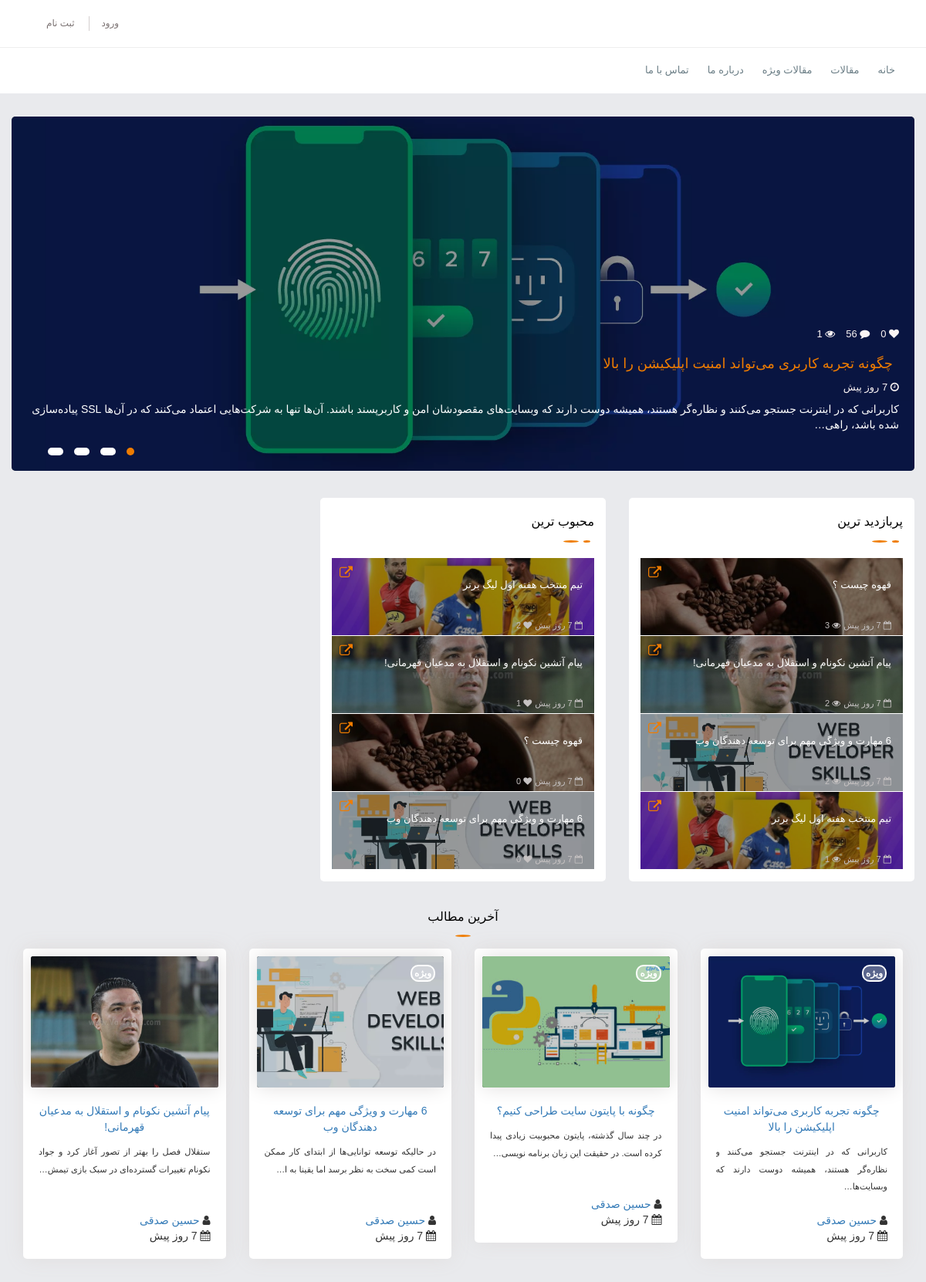
The page / on the database its author committed.
### site_module/models.py (models this page shows)
class Slider(models.Model):
    article = models.ForeignKey(Article, on_delete=models.CASCADE)

### article_module/models.py (models this page shows, shortened)
class Article(models.Model):
    STATUS = (
        ('publish', 'انتشار'),
        ('draft', 'پیش نویس'),
        ('lock', 'در حال برسی ...'),
        ('back', 'برگشت داده شده')
    )
    title = models.CharField(max_length=50, unique=True, db_index=True)
    slug = models.SlugField(max_length=150, unique=True, db_index=True)
    image = models.ImageField(upload_to='images/article_images')
    category = models.ManyToManyField(ArticleCategory, related_name='category')
    text = models.TextField()
    author = models.ForeignKey(User, on_delete=models.CASCADE, null=True, blank=True, related_name='users')
    is_special = models.BooleanField(default=False)
    status = models.CharField(choices=STATUS, default='draft', max_length=20)
    create_date = models.DateTimeField(auto_now_add=True)
    edit_date = models.DateTimeField(auto_now=True, null=True, blank=True)
    publish_date = models.DateTimeField(null=True, blank=True)
    is_update = models.BooleanField(default=False, null=True, blank=True)

### account_module/models.py (models this page shows, shortened)
class User(AbstractUser):
    email_active_code = models.CharField(max_length=100, null=True, blank=True, unique=True, verbose_name='کد فعال سازی')
    phone_number = models.IntegerField(null=True, blank=True, unique=True, verbose_name='شماره تلفن همراه')
    profile_image = models.ImageField(upload_to='images/profile_images', null=True, blank=True, verbose_name='عکس پروفایل')
    is_special_user = models.BooleanField(verbose_name='کاربر ویژه / عادی')
    is_author = models.BooleanField(default=False)
    about_user = models.TextField(null=True, blank=True)
    class Meta:
        verbose_name = 'کاربر'
        verbose_name_plural = 'کاربران'

### article_module/views.py (the view)
# urls.py: path('', views.HomeView.as_view(), name='home-page'),
class HomeView(TemplateView):
    template_name = 'article_module/index.html'
    def get_context_data(self, **kwargs):
        context = super().get_context_data()
        context['sliders'] = Slider.objects.all()
        context['most_view_articles'] = Article.objects.annotate(view_count=Count('articleview')).filter(status='publish').order_by('-view_count')[:4]
        context['most_favorite_articles'] = Article.objects.annotate(like_count=Sum('articlelikes')).filter(status='publish').order_by('-like_count')[:4]
        context['last_articles'] = Article.objects.all().order_by('-create_date')[:4]
        return context

### polls/templatetags/poll_extras.py (called while the page is built)
@register.filter(name='jalali_date_humanize')
def jalali_date_humanize(date):
    _t = humanize.i18n.activate("fa_IR")
    return humanize.naturaltime(date, minimum_unit='microseconds')

### article_module/templates/article_module/index.html (shortened to what this page needs)
{% extends 'shared/layout.html' %}
{% load static %}
{% load poll_extras %}
{% block content %}
    {% include 'includes/index-includes/slider.html' %}
    <div class="main-content">
        <div class="container-fluid">
            <div class="row">
                {% include 'includes/index-includes/most-view.html' %}
                {% include 'includes/index-includes/most-favorite.html' %}
                <div class="col-md-4">
                </div>
            </div>
        </div>
        {% include 'includes/index-includes/last-articles.html' %}
    </div>
{% endblock %}

### templates/includes/index-includes/slider.html (shortened to what this page needs)
{% load poll_extras %}
<div class="container-fluid">
    <div class="row">
        <div class="col-md-12">
            <div class="main-slider-box">
                <div class="owl-carousel owl-theme main-slider">
                    {% if sliders %}
                        {% for slider in sliders %}
                            <div class="item">
                                <figure>
                                    <a href="{% url 'article-detail-page' slug=slider.article.slug %}">
                                        <img src="{{ slider.article.image.url }}" alt="">
                                    </a>
                                    <figcaption class="desc-fig">
                                        <span style="display: inline-block; margin-left: 10px;" class="d-inline-block m-l-2"><i class="fa fa-heart"></i> {{ slider.article.articlelikes_set.all.count }}</span>
                                        <span style="display: inline-block; margin-left: 10px;" class="d-inline-block"><i class="fa fa-comment"></i> 56</span>
                                        <span style="display: inline-block; margin-left: 10px;" class="d-inline-block"><i class="fa fa-eye"></i> {{ slider.article.articleview_set.all.count }}</span>
                                        <a href="{% url 'article-detail-page' slug=slider.article.slug %}">
                                            <h3>{{ slider.article.title }}</h3>
                                        </a>
                                        <span><i class="fa fa-clock-o"></i> {{ slider.article.create_date|jalali_date_humanize }}</span>
                                        <p>
                                            {{ slider.article.text|truncatechars_html:'200' }}
                                        </p>
                                    </figcaption>
                                </figure>
                            </div>
                        {% endfor %}
                    {% endif %}
                </div>
            </div>
        </div>
    </div>
</div>

### templates/includes/index-includes/most-view.html
{% load static %}
{% load poll_extras %}
<div class="col-md-4">
    <div class="r-sidebar">
        <div class="special-posts">
            <span class="title">پربازدید ترین</span><br>
            {% for most_view_article in most_view_articles %}
                <div class="special-box">
                    <a href="{% url 'article-detail-page' slug=most_view_article.slug %}">
                        <figure>
                            <img src="{{ most_view_article.image.url }}" alt="">
                            <figcaption class="txt">
                                <h4>{{ most_view_article.title }}</h4>
                                <span><i class="fa fa-calendar-o"></i> {{ most_view_article.create_date|jalali_date_humanize}}</span>
                                <span><i class="fa fa-eye"></i> {{ most_view_article.articleview_set.all.count }}</span>
                            </figcaption>
                            <figcaption class="link"><i class="fa fa-external-link"></i>
                            </figcaption>
                        </figure>
                    </a>
                </div>
            {% endfor %}
        </div>
    </div>
</div>

### templates/includes/index-includes/most-favorite.html
{% load poll_extras %}
<div class="col-md-4">
    <div class="r-sidebar">
        <div class="special-posts">
            <span class="title">محبوب ترین</span><br>
            {% for article in most_favorite_articles %}
                <div class="special-box">
                    <a href="{% url 'article-detail-page' slug=article.slug %}">
                        <figure>
                            <img src="{{ article.image.url }}" alt="">
                            <figcaption class="txt">
                                <h4>{{ article.title }}</h4>
                                <span><i class="fa fa-calendar-o"></i> {{ article.create_date|jalali_date_humanize }}</span>
                                <span><i class="fa fa-heart"></i> {{ article.articlelikes_set.all.count }}</span>
                            </figcaption>
                            <figcaption class="link"><i class="fa fa-external-link"></i>
                            </figcaption>
                        </figure>
                    </a>
                </div>
            {% endfor %}
        </div>
    </div>
</div>

### templates/includes/index-includes/last-articles.html (shortened to what this page needs)
{% load poll_extras %}
<div class="latest-posts">
    <div class="container-fluid">
        <div class="blog-title-span">
            <span class="title">آخرین مطالب</span>
        </div>
        {% for article in last_articles %}
            <div class="col-md-3">
                <div class="post-box">
                    <a href="{% url 'article-detail-page' slug=article.slug %}">
                        <figure>
                            <img src="{{ article.image.url }}" alt="">
                            {% if article.is_special %}
                                <figcaption class="view">
                                    <span class="badge bg-danger">ویژه</span>
                                </figcaption>
                            {% endif %}
                        </figure>
                    </a>
                    <div class="text-p">
                        <h4 class="text-center"><a href="">{{ article.title }}</a></h4>
                        <p class="article-box_body-font-size">
                            {{ article.text|truncatechars:'85' }}
                        </p>
                        <div>
                            <div>
                                <i class="fa fa-user"></i>
                                <a>
                                    {% if article.author.get_full_name %}
                                        {{ article.author.get_full_name }}
                                    {% else %}
                                        {{ article.author.username }}
                                    {% endif %}
                                </a>
                                <i class="fa fa-calendar"></i>
                                {{ article.create_date|jalali_date_humanize }}
                            </div>
                        </div>
                    </div>
                </div>
            </div>
        {% endfor %}
    </div>
</div>

### static/css/custom.css (style rules this page uses)
.article-box_body-font-size { font-size: .8em !important; }

### rows shown on the page
Slider: article.image (picture), article.articlelikes_set.all.count "0", article.articleview_set.all.count "1", article "چگونه تجربه کاربری می‌تواند امنیت اپلیکیشن را بالا", article.create_date|jalali_date_humanize "7 روز پیش", article.text "کاربرانی که در اینترنت جستجو می‌کنند و نظاره‌گر هستند، همیشه دوست دارند که وبسایت‌های مقصود‌شان امن و کاربرپسند باشند. آن‌ها تنها به شرکت‌هایی اعتماد می‌کنند که در آن‌ها SSL پیاده‌سازی شده باشد، راهی…"
Article: image (picture), title "قهوه چیست ؟", create_date|jalali_date_humanize "7 روز پیش", articleview_set.all.count "3", articlelikes_set.all.count "0"
Article: image (picture), title "پیام آتشین نکونام و استقلال به مدعیان قهرمانی!", create_date|jalali_date_humanize "7 روز پیش", articleview_set.all.count "2", articlelikes_set.all.count "1", text "ستقلال فصل را بهتر از تصور آغاز کرد و جواد نکونام تغییرات گسترده‌ای در سبک بازی تیمش…", author.get_full_name "حسین صدقی"
Article: image (picture), title "6 مهارت و ویژگی مهم برای توسعه دهندگان وب", create_date|jalali_date_humanize "7 روز پیش", articleview_set.all.count "2", articlelikes_set.all.count "0", is_special "ویژه", text "در حالیکه توسعه توانایی‌ها از ابتدای کار ممکن است کمی سخت به نظر برسد اما یقینا به ا…", author.get_full_name "حسین صدقی"
Article: image (picture), title "تیم منتخب هفته اول لیگ برتر", create_date|jalali_date_humanize "7 روز پیش", articleview_set.all.count "1", articlelikes_set.all.count "2"
Article: image (picture), is_special "ویژه", title "چگونه تجربه کاربری می‌تواند امنیت اپلیکیشن را بالا", text "کاربرانی که در اینترنت جستجو می‌کنند و نظاره‌گر هستند، همیشه دوست دارند که وبسایت‌ها…", author.get_full_name "حسین صدقی", create_date|jalali_date_humanize "7 روز پیش"
Article: image (picture), is_special "ویژه", title "چگونه با پایتون سایت طراحی کنیم؟", text "در چند سال گذشته، پایتون محبوبیت زیادی پیدا کرده است. در حقیقت این زبان برنامه نویسی…", author.get_full_name "حسین صدقی", create_date|jalali_date_humanize "7 روز پیش"
